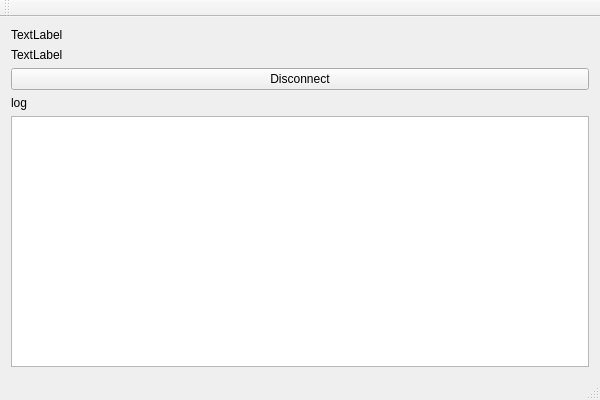
<?xml version="1.0" encoding="UTF-8"?>
<ui version="4.0">
 <class>MainWindowClass</class>
 <widget class="QMainWindow" name="MainWindowClass">
  <property name="geometry">
   <rect>
    <x>0</x>
    <y>0</y>
    <width>600</width>
    <height>400</height>
   </rect>
  </property>
  <property name="windowTitle">
   <string>MainWindow</string>
  </property>
  <widget class="QWidget" name="centralWidget">
   <layout class="QVBoxLayout" name="verticalLayout">
    <item>
     <widget class="QLabel" name="port">
      <property name="text">
       <string>TextLabel</string>
      </property>
     </widget>
    </item>
    <item>
     <widget class="QLabel" name="address">
      <property name="text">
       <string>TextLabel</string>
      </property>
     </widget>
    </item>
    <item>
     <widget class="QPushButton" name="disconnectClients">
      <property name="text">
       <string>Disconnect</string>
      </property>
     </widget>
    </item>
    <item>
     <widget class="QLabel" name="label">
      <property name="text">
       <string>log</string>
      </property>
     </widget>
    </item>
    <item>
     <widget class="QPlainTextEdit" name="log"/>
    </item>
   </layout>
  </widget>
  <widget class="QMenuBar" name="menuBar">
   <property name="geometry">
    <rect>
     <x>0</x>
     <y>0</y>
     <width>600</width>
     <height>22</height>
    </rect>
   </property>
  </widget>
  <widget class="QToolBar" name="mainToolBar">
   <attribute name="toolBarArea">
    <enum>TopToolBarArea</enum>
   </attribute>
   <attribute name="toolBarBreak">
    <bool>false</bool>
   </attribute>
  </widget>
  <widget class="QStatusBar" name="statusBar"/>
 </widget>
 <layoutdefault spacing="6" margin="11"/>
 <resources>
  <include location="mainwindow.qrc"/>
 </resources>
 <connections/>
</ui>
